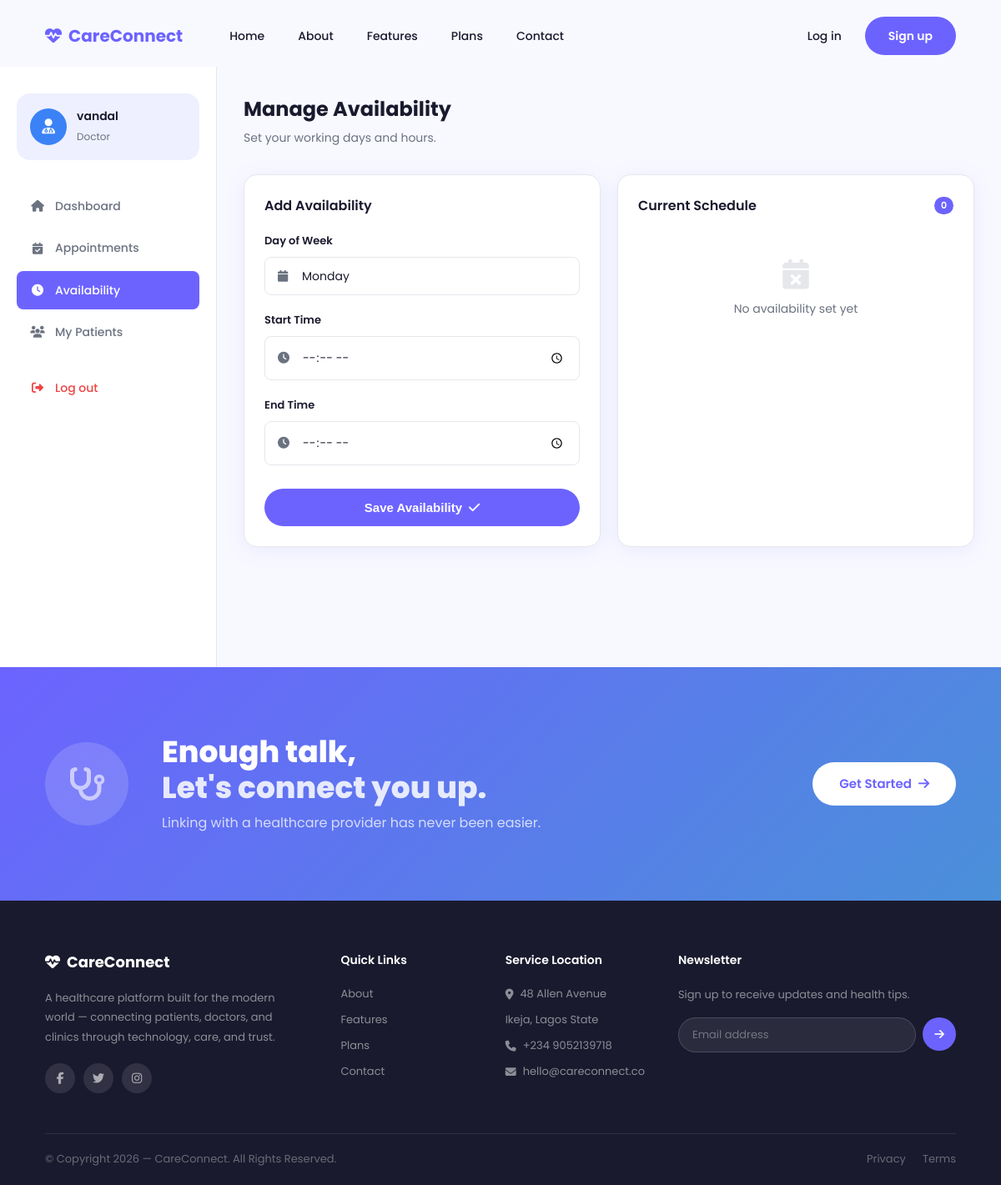
Page /doctor/availability/ (signed in) on the earlier database version.
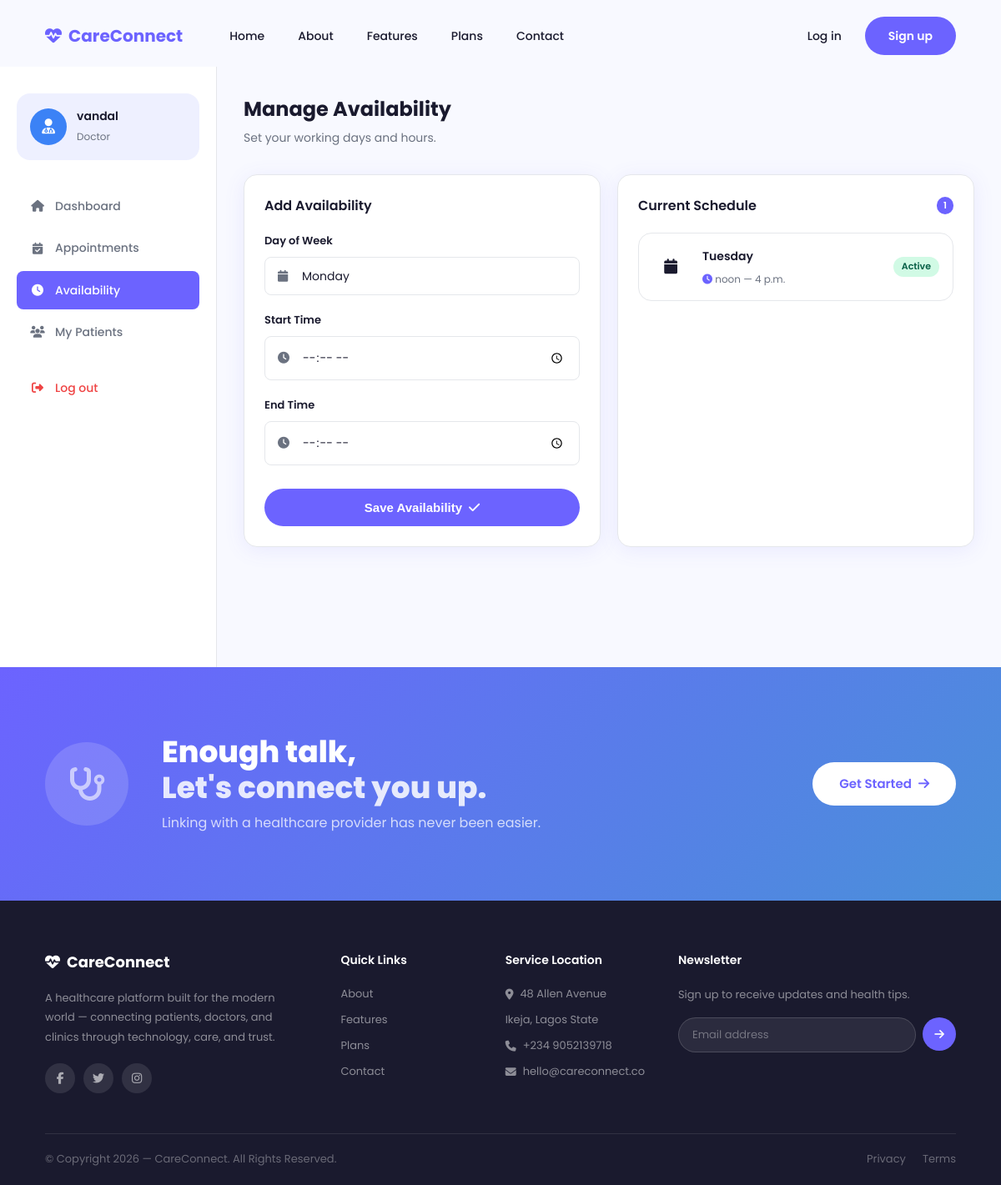
Same page on the later database version.
### doctors/models.py (models this page shows, shortened)
class Schedule(models.Model):
    DAYS = [
        (0, 'Monday'), (1, 'Tuesday'), (2, 'Wednesday'),
        (3, 'Thursday'), (4, 'Friday'), (5, 'Saturday'), (6, 'Sunday'),
    ]
    doctor          = models.ForeignKey(DoctorProfile, on_delete=models.CASCADE, related_name='schedules')
    day_of_week     = models.IntegerField(choices=DAYS)
    start_time      = models.TimeField()
    end_time        = models.TimeField()
    slot_duration   = models.IntegerField(default=30)
    is_available    = models.BooleanField(default=True)

### doctors/views.py (the view, shortened to what this page needs)
# urls.py: path('availability/', views.doctor_availability, name='doctor_availability'),
@login_required
def doctor_availability(request):
    from .models import Schedule
    schedules = Schedule.objects.filter(doctor__user=request.user)
    return render(request, 'doctors/doctor_availability.html', {
        'schedules': schedules
    })

### doctors/templates/doctors/doctor_availability.html (shortened to what this page needs)
{% extends 'base.html' %}
{% block content %}
<div class="dashboard-layout">
  <aside class="sidebar">
    <div class="sidebar-user">
      <div class="sidebar-avatar" style="background:#3B82F6;">
        <i class="fas fa-user-md"></i>
      </div>
      <div>
        <h4>{{ user.get_full_name|default:user.username }}</h4>
        <span>Doctor</span>
      </div>
    </div>
    <nav class="sidebar-nav">
      <a href="/doctor/dashboard/"><i class="fas fa-home"></i> Dashboard</a>
      <a href="/doctor/appointments/"><i class="fas fa-calendar-check"></i> Appointments</a>
      <a href="/doctor/availability/" class="active"><i class="fas fa-clock"></i> Availability</a>
      <a href="/doctor/patients/"><i class="fas fa-users"></i> My Patients</a>
      <a href="/accounts/logout/" class="logout"><i class="fas fa-sign-out-alt"></i> Log out</a>
    </nav>
  </aside>
  <main class="dashboard-main">
    <div class="dashboard-topbar">
      <div>
        <h1>Manage Availability</h1>
        <p>Set your working days and hours.</p>
      </div>
    </div>
    <div class="dashboard-row">
      <div class="dashboard-card">
        <div class="card-header"><h3>Add Availability</h3></div>
        <form method="POST">
          <div class="form-group">
            <label>Day of Week</label>
            <div class="input-wrap">
              <i class="fas fa-calendar"></i>
              <select name="day_of_week">
                <option value="0">Monday</option>
              </select>
            </div>
          </div>
          <div class="form-group">
            <label>Start Time</label>
            <div class="input-wrap">
              <i class="fas fa-clock"></i>
              <input type="time" name="start_time" required/>
            </div>
          </div>
          <div class="form-group">
            <label>End Time</label>
            <div class="input-wrap">
              <i class="fas fa-clock"></i>
              <input type="time" name="end_time" required/>
            </div>
          </div>
          <button type="submit" class="btn-primary btn-full">
            Save Availability <i class="fas fa-check"></i>
          </button>
        </form>
      </div>
      <div class="dashboard-card">
        <div class="card-header">
          <h3>Current Schedule</h3>
          <span class="badge-count">{{ schedules.count }}</span>
        </div>
        {% if schedules %}
          <div class="appointments-list">
            {% for schedule in schedules %}
              <div class="appointment-item">
                <div class="apt-icon blue"><i class="fas fa-calendar"></i></div>
                <div class="apt-info">
                  <h4>{{ schedule.get_day_of_week_display }}</h4>
                  <div class="apt-meta">
                    <i class="fas fa-clock"></i> {{ schedule.start_time }} — {{ schedule.end_time }}
                  </div>
                </div>
                <span class="status-badge status-confirmed">Active</span>
              </div>
            {% endfor %}
          </div>
        {% else %}
          <div class="empty-state">
            <i class="fas fa-calendar-times"></i>
            <p>No availability set yet</p>
          </div>
        {% endif %}
      </div>
    </div>
  </main>
</div>
{% endblock %}

Differences in the rows shown:
added Schedule: day_of_week "Tuesday", start_time "noon", end_time "4 p.m."
Other differences:
{{ schedules.count }}: "0" → "1"
text no longer shown: "No availability set yet"
